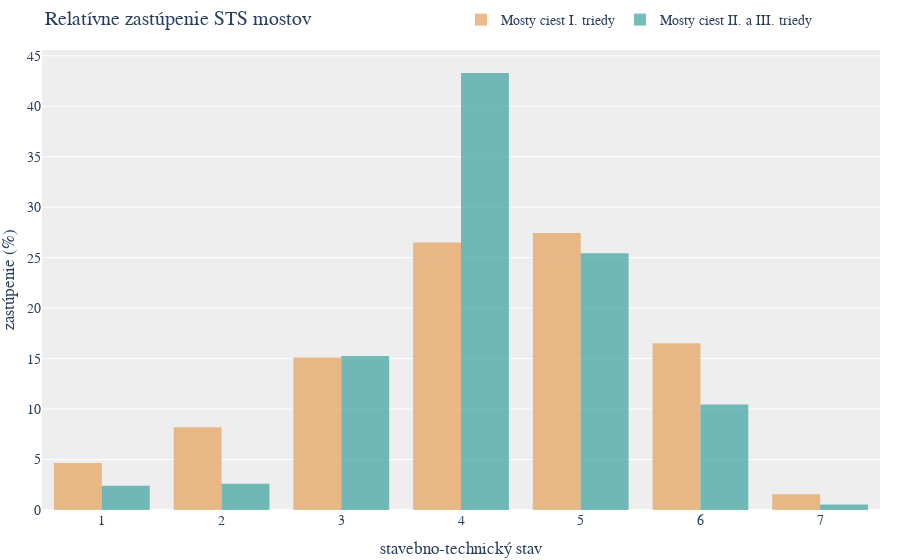

The notebook cell this image was saved under:
### Code cell
import plotly.graph_objects as go

# Creating the histogram for filtered_bridges
trace_filtered_I = go.Histogram(
    x=filtered_bridges_I["n_2024"],
    name='Mosty ciest I. triedy',
    marker_color='#e7a564 ',
    opacity=0.75,
    histnorm='percent',
    offsetgroup=1  # Set offsetgroup to 1 for the bars to be side by side
)

# Creating the histogram for df_bridges_all
trace_all = go.Histogram(
    x=filtered_bridges_II["n_2024"],
    name='Mosty ciest II. a III. triedy',
    marker_color='#46a7a2',
    opacity=0.75,
    histnorm='percent',
    offsetgroup=2  # Set offsetgroup to 2 for the bars to be side by side
)

# Creating the figure and adding the histograms
fig = go.Figure(data=[trace_filtered_I, trace_all])

# Update the layout with Montserrat font
fig.update_layout(
    title_text='Relatívne zastúpenie STS mostov',
    xaxis_title_text='stavebno-technický stav',
    yaxis_title_text='zastúpenie (%)',
    barmode='group',  # Set barmode to "group" for bars to be side by side
    font=dict(
        family="Montserrat, sans-serif",  # Set font family to Montserrat
        size=14
    ),
    legend=dict(
        orientation="h",  # Horizontal legend orientation
        yanchor="top",  # Anchor legend to the top
        y=1.10,  # Position the legend slightly above the plot
        xanchor="left",  # Anchor legend to the left
        x=.50  # Align legend to the left
    ),
    plot_bgcolor='#EEEEEE',
    margin=dict(l=0, r=20, t=50, b=50),  # Adjust margins for tight layout
    bargap=0.2
)

# Adjusting the opacity for better visualization
fig.update_traces(opacity=0.75)

fig.show()

### Figure 1 — Plotly figure (JSON) as saved in the notebook; plotly's stock layout.template omitted (floating-point values rounded to 4 significant figures; data arrays with more than 128 entries replaced by an {"elided": "..."} marker saying what was removed)
{"data": [{"histnorm": "percent", "marker": {"color": "#e7a564 "}, "name": "Mosty ciest I. triedy", "offsetgroup": "1", "opacity": 0.75, "type": "histogram", "x": {"elided": "1913 int values"}}, {"histnorm": "percent", "marker": {"color": "#46a7a2"}, "name": "Mosty ciest II. a III. triedy", "offsetgroup": "2", "opacity": 0.75, "type": "histogram", "x": {"elided": "5439 int values"}}], "layout": {"bargap": 0.2, "barmode": "group", "font": {"family": "Montserrat, sans-serif", "size": 14}, "legend": {"orientation": "h", "x": 0.5, "xanchor": "left", "y": 1.1, "yanchor": "top"}, "margin": {"b": 50, "l": 0, "r": 20, "t": 50}, "plot_bgcolor": "#EEEEEE", "title": {"text": "Relatívne zastúpenie STS mostov"}, "xaxis": {"title": {"text": "stavebno-technický stav"}}, "yaxis": {"title": {"text": "zastúpenie (%)"}}}}
